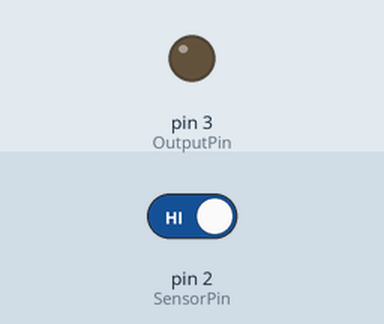
Simulated run of this sketch. Board: Arduino Uno, built with avr-gcc and run on an emulated ATmega328P. Parts: output pins drawn as LEDs (lit = HIGH). The test bench sets the inputs (shaded band); at power-on: pin 2 (SensorPin) HIGH.

Above: at 2.8 s.
2.9 s: pin 2 (SensorPin) driven LOW
At 3.7 s:
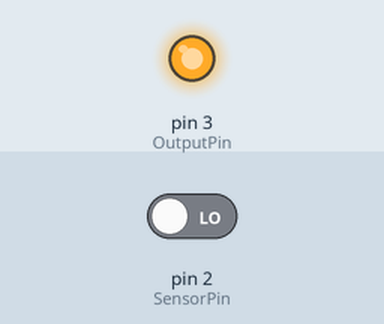
4.5 s: pin 2 (SensorPin) driven HIGH
At 6.4 s:
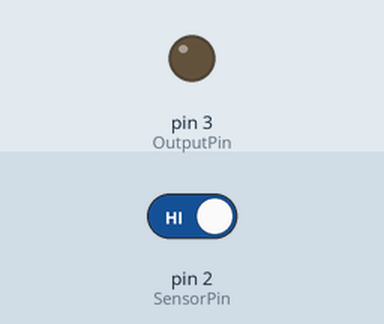
Timing chart, 0 to 7.9 s (numbered marks = the images above; inputs shaded):
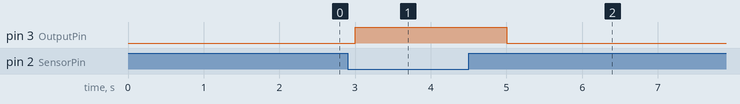

Measured:
- after the input at 2.9 s, pin 3 (OutputPin): LOW → HIGH after 0.10 s
- after the input at 4.5 s, pin 3 (OutputPin): HIGH → LOW after 0.50 s

The sketch:

IR_Sensor.ino
```cpp
/*** Arduino with IR Sensor ***/

int SensorPin = 2;
int OutputPin = 3;

void setup() {
  pinMode(OutputPin, OUTPUT);
  pinMode(SensorPin, INPUT);
  Serial.begin(9600);
}

void loop() {
  int SensorValue = digitalRead(SensorPin);

   if (SensorValue==LOW){ // LOW MEANS Object Detected
    digitalWrite(OutputPin, HIGH);
  }
  else
  {
    digitalWrite(OutputPin, LOW);
  }
  delay(1000);

}
```
